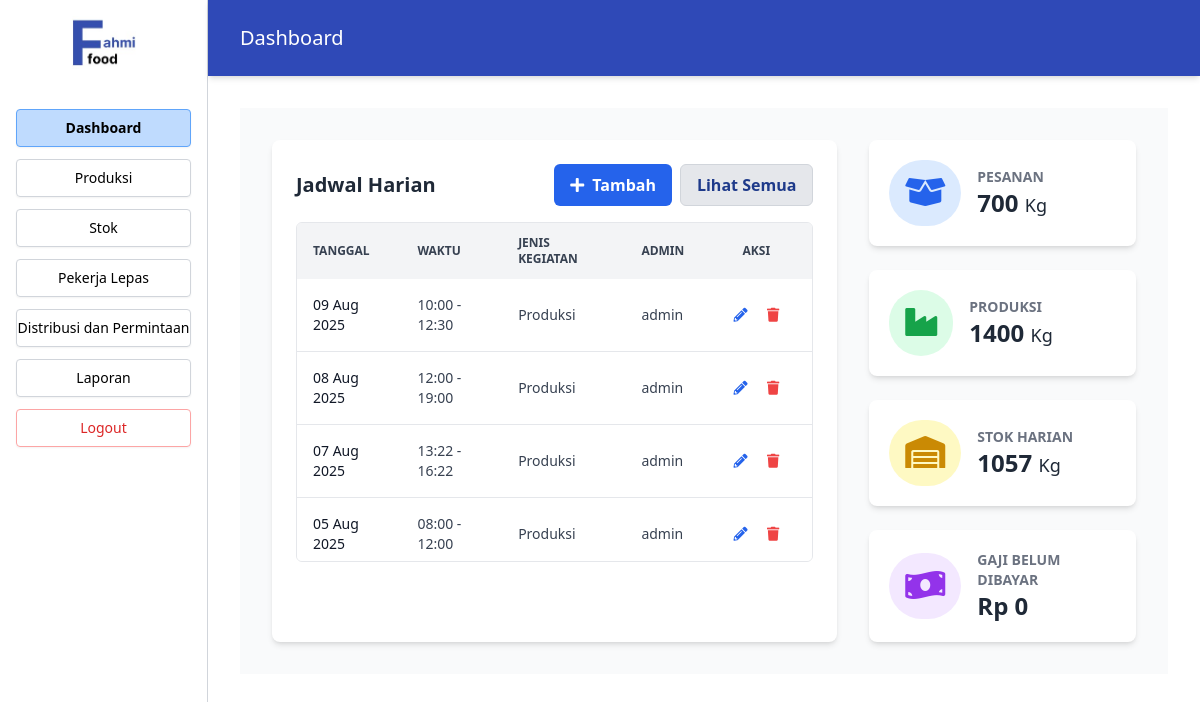
/Index.php (signed in), run on the app's committed database.
### tables this page shows
CREATE TABLE `jadwal` (
  `id_jadwal` int(11) NOT NULL,
  `tanggal` date DEFAULT NULL,
  `waktu` time DEFAULT NULL,
  `waktu_mulai` time DEFAULT NULL,
  `waktu_selesai` time DEFAULT NULL,
  `jenis_kegiatan` varchar(100) DEFAULT NULL,
  `id_admin` int(11) DEFAULT NULL
);

### src/Dashboard.php (the view, shortened to what this page needs)
<?php
include 'koneksi.php';
$totalPesanan = $pdo->query("SELECT SUM(jumlah_pesanan) FROM distribusi")->fetchColumn() ?: 0;
$totalProduksi = $pdo->query("SELECT SUM(jumlah_produksi) FROM produksi")->fetchColumn() ?: 0;
$totalStok = $pdo->query("SELECT SUM(jumlah_stok) FROM stok")->fetchColumn() ?: 0;
$totalGaji = $pdo->query("SELECT SUM(total_gaji) FROM pembayaran_gaji WHERE status_pembayaran = 'Belum Dibayar'")->fetchColumn() ?? 0;
$jadwalList = $pdo->query("
  SELECT j.*, a.username
  FROM jadwal j
  LEFT JOIN admin a ON j.id_admin = a.id_admin
  ORDER BY tanggal DESC, waktu_mulai DESC
")->fetchAll(PDO::FETCH_ASSOC);
?>
<section class="flex-1 p-6 lg:p-8 bg-gray-50">
  <div class="max-w-7xl mx-auto space-y-6">
    <div class="grid grid-cols-1 lg:grid-cols-3 gap-6 lg:gap-8">
      <div class="lg:col-span-2 bg-white shadow-md rounded-lg p-6">
        <div class="flex justify-between items-center mb-4">
          <h2 class="text-xl font-bold text-gray-800 select-none">Jadwal Harian</h2>
          <div class="flex space-x-2">
            <button id="openFormBtn" aria-label="Tambah jadwal baru" class="bg-blue-600 hover:bg-blue-700 text-white font-bold py-2 px-4 rounded-md flex items-center transition-colors duration-300">
              <i class="fas fa-plus mr-2"></i> Tambah
            </button>
            <button id="lihatSemuaJadwalBtn" class="bg-gray-200 hover:bg-gray-300 text-blue-900 font-semibold px-4 py-2 rounded-md border border-gray-300">Lihat Semua</button>
          </div>
        </div>
        <div class="overflow-x-auto max-h-[340px] overflow-y-auto rounded-md border border-gray-200">
          <table class="w-full text-sm text-left text-gray-700">
            <thead class="text-xs text-gray-700 uppercase bg-gray-100 sticky top-0 z-10">
              <tr>
                <th class="py-3 px-4">Tanggal</th>
                <th class="py-3 px-4">Waktu</th>
                <th class="py-3 px-4">Jenis Kegiatan</th>
                <th class="py-3 px-4">Admin</th>
                <th class="py-3 px-4 text-center">Aksi</th>
              </tr>
            </thead>
            <tbody>
              <?php if (empty($jadwalList)): ?>
                <tr class="bg-white border-b">
                  <td colspan="5" class="py-6 px-4 text-center text-gray-500">
                    <i class="fas fa-calendar-times fa-2x mb-2 text-gray-400"></i>
                    <p>Belum ada jadwal.</p>
                  </td>
                </tr>
              <?php else: ?>
                <?php foreach ($jadwalList as $jadwal): ?>
                  <tr class="bg-white border-b hover:bg-gray-50 transition-colors duration-200">
                    <td class="py-4 px-4 font-medium text-gray-900"><?php echo htmlspecialchars(date('d M Y', strtotime($jadwal['tanggal']))); ?></td>
                    <td class="py-4 px-4"><?php echo htmlspecialchars(date('H:i', strtotime($jadwal['waktu_mulai']))) . ' - ' . htmlspecialchars(date('H:i', strtotime($jadwal['waktu_selesai']))); ?></td>
                    <td class="py-4 px-4"><?php echo htmlspecialchars($jadwal['jenis_kegiatan']); ?></td>
                    <td class="py-4 px-4"><?php echo htmlspecialchars($jadwal['username'] ?? '-'); ?></td>
                    <td class="py-4 px-4 text-center w-28">
                      <button class="text-blue-600 hover:text-blue-800 p-2 editBtn"
                        data-id="<?php echo $jadwal['id_jadwal']; ?>"
                        data-tanggal="<?php echo $jadwal['tanggal']; ?>"
                        data-mulai="<?php echo $jadwal['waktu_mulai']; ?>"
                        data-selesai="<?php echo $jadwal['waktu_selesai']; ?>"
                        data-kegiatan="<?php echo htmlspecialchars($jadwal['jenis_kegiatan']); ?>"
                        aria-label="Edit jadwal">
                        <i class="fas fa-pencil-alt"></i>
                      </button>
                      <button class="text-red-500 hover:text-red-700 p-2 deleteBtn"
                        data-id="<?php echo $jadwal['id_jadwal']; ?>"
                        aria-label="Delete jadwal">
                        <i class="fas fa-trash"></i>
                      </button>
                    </td>
                  </tr>
                <?php endforeach; ?>
              <?php endif; ?>
            </tbody>
          </table>
        </div>
      </div>
      <div class="lg:col-span-1 space-y-6">
        <div onclick="window.location.href='Index.php?page=distribusi';" class="bg-white shadow-md rounded-lg p-5 flex items-center cursor-pointer hover:shadow-lg transition-shadow duration-300">
          <div class="bg-blue-100 text-blue-600 rounded-full p-4 mr-4">
            <i class="fas fa-box-open fa-2x"></i>
          </div>
          <div>
            <h3 class="text-sm font-semibold text-gray-500 uppercase">Pesanan</h3>
            <p class="text-2xl font-bold text-gray-800"><?php echo htmlspecialchars($totalPesanan); ?> <span class="text-lg font-normal">Kg</span></p>
          </div>
        </div>
        <div onclick="window.location.href='Index.php?page=produksi';" class="bg-white shadow-md rounded-lg p-5 flex items-center cursor-pointer hover:shadow-lg transition-shadow duration-300">
          <div class="bg-green-100 text-green-600 rounded-full p-4 mr-4">
            <i class="fas fa-industry fa-2x"></i>
          </div>
          <div>
            <h3 class="text-sm font-semibold text-gray-500 uppercase">Produksi</h3>
            <p class="text-2xl font-bold text-gray-800"><?php echo htmlspecialchars($totalProduksi); ?> <span class="text-lg font-normal">Kg</span></p>
          </div>
        </div>
        <div onclick="window.location.href='Index.php?page=stok';" class="bg-white shadow-md rounded-lg p-5 flex items-center cursor-pointer hover:shadow-lg transition-shadow duration-300">
          <div class="bg-yellow-100 text-yellow-600 rounded-full p-4 mr-4">
            <i class="fas fa-warehouse fa-2x"></i>
          </div>
          <div>
            <h3 class="text-sm font-semibold text-gray-500 uppercase">Stok Harian</h3>
            <p class="text-2xl font-bold text-gray-800"><?php echo htmlspecialchars($totalStok); ?> <span class="text-lg font-normal">Kg</span></p>
          </div>
        </div>
        <div onclick="window.location.href='Index.php?page=pekerja';" class="bg-white shadow-md rounded-lg p-5 flex items-center cursor-pointer hover:shadow-lg transition-shadow duration-300">
          <div class="bg-purple-100 text-purple-600 rounded-full p-4 mr-4">
            <i class="fas fa-money-bill-wave fa-2x"></i>
          </div>
          <div>
            <h3 class="text-sm font-semibold text-gray-500 uppercase">Gaji Belum Dibayar</h3>
            <p class="text-2xl font-bold text-gray-800">Rp <?php echo number_format($totalGaji, 0, ',', '.'); ?></p>
          </div>
        </div>
      </div>
    </div>
  </div>
</section>

### src/Dashboard.php (style rules this page uses)
:root { --primary-color: #2e49b0; --success-color: #16a34a; --error-color: #dc2626; }

### data on the page
jadwal: tanggal "09 Aug 2025", waktu_mulai "10:00", waktu_selesai "12:30", jenis_kegiatan "Produksi", id_admin.username "admin"
jadwal: tanggal "08 Aug 2025", waktu_mulai "12:00", waktu_selesai "19:00", jenis_kegiatan "Produksi", id_admin.username "admin"
jadwal: tanggal "07 Aug 2025", waktu_mulai "13:22", waktu_selesai "16:22", jenis_kegiatan "Produksi", id_admin.username "admin"
jadwal: tanggal "05 Aug 2025", waktu_mulai "08:00", waktu_selesai "12:00", jenis_kegiatan "Produksi", id_admin.username "admin"

### other printed values
$label "Dashboard"
$label "Produksi"
$label "Stok"
$label "Pekerja Lepas"
$label "Distribusi dan Permintaan"
$label "Laporan"
$page "Dashboard"
$totalPesanan "700"
$totalProduksi "1400"
$totalStok "1057"
$totalGaji "0"
